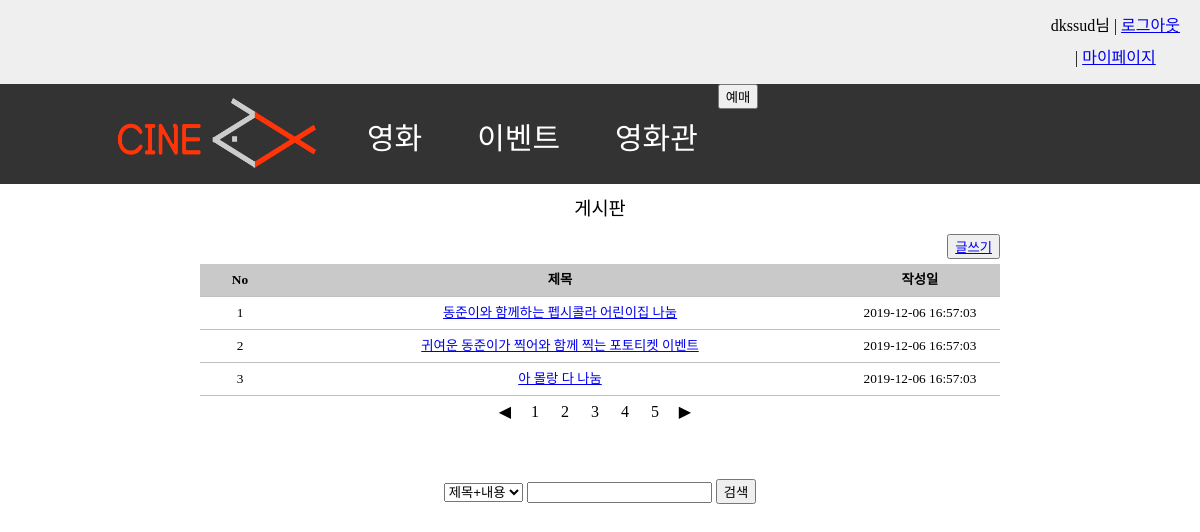
Screenshot of /webpage/component/event/event.php (signed in) with the database file from the repository.
### tables this page shows
CREATE TABLE EVENT(
  event_id INT unsigned  auto_increment not NULL,
  event_title varchar(50) not null,
  content text(255) not null,
  event_date timestamp not NULL default current_timestamp,
  CONSTRAINT PK_EVENT PRIMARY KEY(event_id)
);

### webpage/component/event/event.php (the view, shortened to what this page needs)
<html>
<head>
  <link href="../../styles/common.css" type="text/css" rel="stylesheet" />
  <link href="../../styles/event.css" type="text/css" rel="stylesheet" />
</head>
<body>
  <header class="service_menu">
    <ul id="gnb">
      <?php include "../common/DB_Connect.php";
      include "../common/top_login.php";
      $db=connect();
      ?>
    </ul>
  </header>
  <?php
  include "../common/navigator.php";
  ?>
  <div id="mainWrapper">
    <ul>
      <li>게시판</li>
      <button class="right" type="button"><a href="eventwrite.html">글쓰기</a></button>
      <li>
        <ul id="ulTable">
          <li>
            <ul>
              <li>No</li>
              <li>제목</li>
              <li>작성일</li>
            </ul>
          </li>
          <?php
          $info_sql = "select event_id,event_title,event_date from event";
          $info_stt=$db->prepare($info_sql);
          $info_stt->execute();
          foreach($info_stt as $info){
            ?>
            <li>
              <ul>
                <li><?= $info['event_id']; ?></li>
                <li><a href="eventview.php?event_id=<?= $info['event_id']?>"><?= $info['event_title']; ?></a></li>
                <li><?= $info['event_date']; ?></li>
              </ul>
            </li>
          <?php }
          ?>
          <li>
            <div id="divPaging">
              <div>◀</div>
              <div><b>1</b></div>
              <div>2</div>
              <div>3</div>
              <div>4</div>
              <div>5</div>
              <div>▶</div>
            </div>
          </li>
          <li id='liSearchOption'>
            <div>
              <select id='selSearchOption'>
                <option value='A'>제목+내용</option>
              </select>
              <input id='txtKeyWord' />
              <input type='button' value='검색' />
            </div>
          </li>
        </ul>
      </div>
    </body>
    </html>

### webpage/styles/common.css (style rules this page uses)
html, body, div, span, applet, object, iframe, p, blockquote, pre, a, abbr, acronym, address, big, cite, code, del, dfn, em, img, ins, kbd, q, s, samp, small, strike, sub, sup, tt, var, b, u, i, center, dl, dt, dd, ol, ul, li, form, label, legend, table, caption, tbody, tfoot, thead, tr, th, td, article, aside, canvas, details, embed, figure, figcaption, footer, header, hgroup, menu, nav, output, ruby, section, summary, time, mark, audio, video { margin: 0; padding: 0; border: 0; font-size: 100%; font: inherit; vertical-align: baseline; }
article, aside, details, figcaption, figure, footer, header, hgroup, menu, nav, section { display: block; }
body { line-height: 1; }
ol, ul { list-style: none; }
.service_menu { padding-top: 10px; padding-bottom: 10px; padding-right: 20px; background-color: #efefef; overflow: hidden; }
.service_menu ul { list-style: none; margin: 0; padding: 0; float: right; text-align: center; }

### webpage/styles/event.css (style rules this page uses)
body { line-height: 2em; font-family: "맑은 고딕"; }
ul, li { list-style: none; text-align: center; padding: 0; margin: 0; }
.right { float:right; margin-bottom: 5px; }
#mainWrapper { padding-top: 10px; width: 800px; margin: 0 auto; }
#mainWrapper>ul>li:first-child { text-align: center; font-size: 14pt; height: 40px; vertical-align: middle; line-height: 30px; }
#ulTable { margin-top: 10px; }
#ulTable>li:first-child>ul>li { background-color: #c9c9c9; font-weight: bold; text-align: center; }
#ulTable>li>ul { clear: both; padding: 0px auto; position: relative; min-width: 40px; }
#ulTable>li>ul>li { float: left; font-size: 10pt; border-bottom: 1px solid silver; vertical-align: baseline; }
#ulTable>li>ul>li:first-child { width: 10%; }
#ulTable>li>ul>li:first-child+li { width: 70%; }
#ulTable>li>ul>li:first-child+li+li { width: 20%; }
#divPaging { clear: both; margin: 0 auto; width: 220px; height: 50px; }
#divPaging>div { float: left; width: 30px; margin: 0 auto; text-align: center; }
#liSearchOption { clear: both; }
#liSearchOption>div { margin: 0 auto; margin-top: 30px; width: auto; height: 100px; }

### rows the page displays
event: event_id "1", event_title "동준이와 함께하는 펩시콜라 어린이집 나눔", event_date "2019-12-06 16:57:03"
event: event_id "2", event_title "귀여운 동준이가 찍어와 함께 찍는 포토티켓 이벤트", event_date "2019-12-06 16:57:03"
event: event_id "3", event_title "아 몰랑 다 나눔", event_date "2019-12-06 16:57:03"

### other values shown
$_SESSION['id'] "dkssud"
